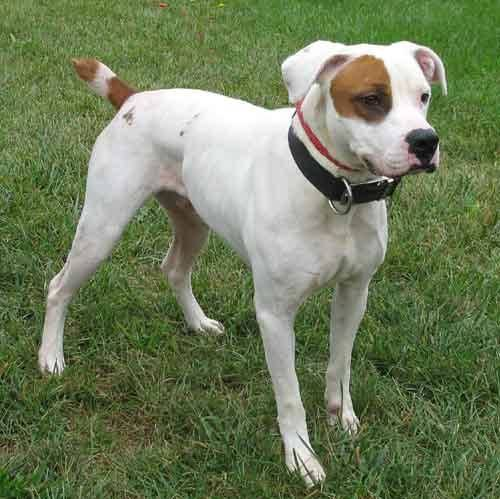
#> input picture dog.790.jpg, 500 x 499 px
$ jupyter execute 'Image Translations.ipynb'
#> lines starting #> are read from the running program, lines starting #| are printed output that depends on the picture
### Translations
An affine transform that shifts position of an image
uses cv2.warpAffine

[cell 1]
import cv2
import numpy as np

#read the image path
image = cv2.imread('../dog.790.jpg')
#> image is the input picture: shape (499, 500, 3); mean B, G, R 90.1, 124.2, 111.1

# Geting the height and width of the image
height, width = image.shape[:2]
#> height = 499; width = 500
print('height',height,'px')
#| height 499 px
print('width',width,'px')
#| width 500 px

quarter_height, quarter_width = height/4, width/4
#> quarter_height = 124.8; quarter_width = 125
print('Quarter height',quarter_height,'px')
#| Quarter height 124.75 px
print('Quarter width',quarter_width,'px')
#| Quarter width 125.0 px


T = np.float32([[1,0, quarter_width], [0,1, quarter_height]])
#> T = [[1, 0, 125], [0, 1, 124.8]]

# Using warpAffine to transform the image using T
img_translation = cv2.warpAffine(image, T, (width, height))
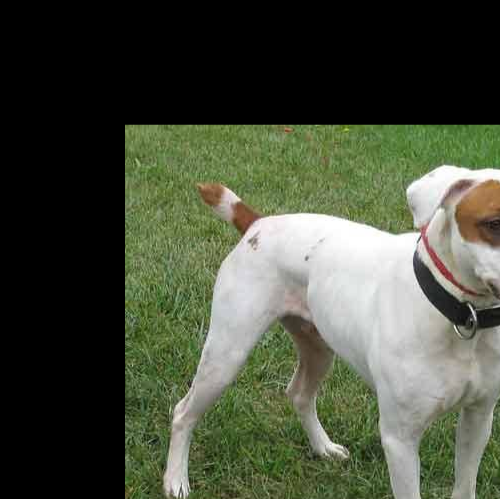
#> img_translation: shape (499, 500, 3); mean B, G, R 60.8, 77.6, 71.9
cv2.imshow('Translated image', img_translation)
cv2.waitKey(0)
cv2.destroyAllWindows()

[cell 2]
# printing the translation matrix
print(T)
#| [[  1.     0.   125.  ]
#|  [  0.     1.   124.75]]

$ run again, with tobago.jpg copied over dog.790.jpg
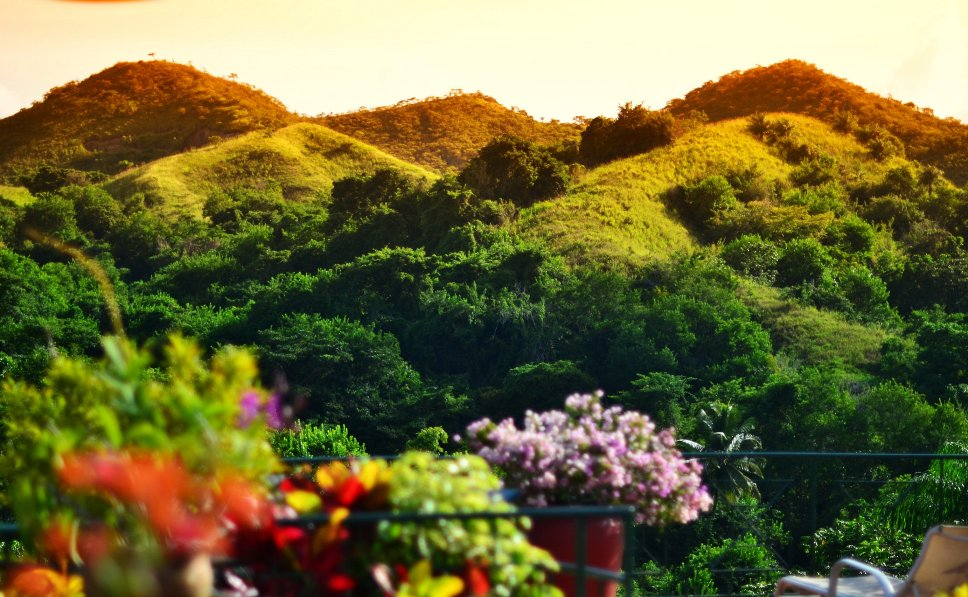
#> input picture tobago.jpg, 968 x 597 px
#> image is the input picture: shape (597, 968, 3); mean B, G, R 57.2, 104.8, 110.5
#| height 597 px
#| width 968 px
#| Quarter height 149.25 px
#| Quarter width 242.0 px
#> `img_translation = cv2.warpAffine(image, T, (width, height))`:
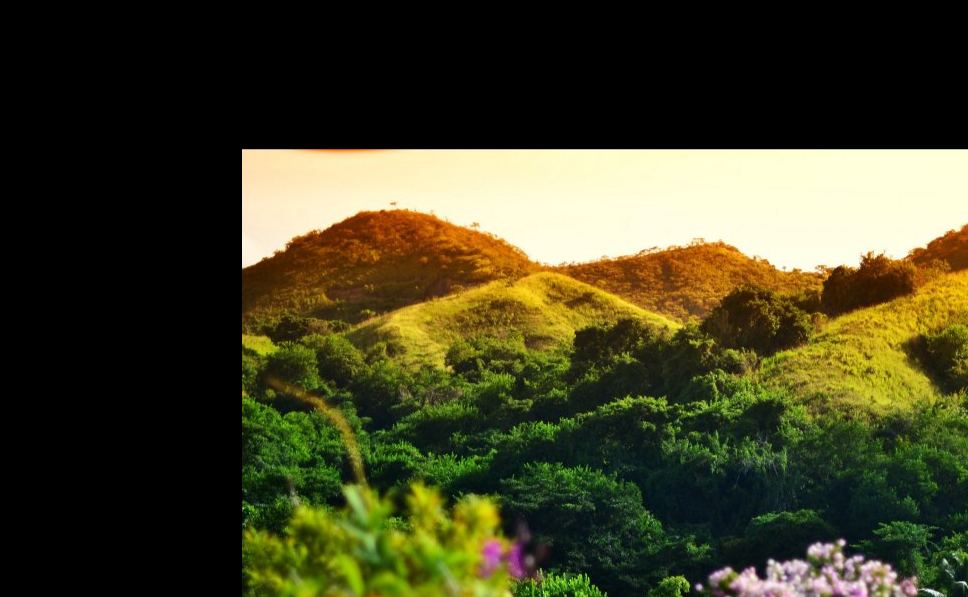
#> img_translation: shape (597, 968, 3); mean B, G, R 37, 65.1, 66.7
#| [[  1.     0.   242.  ]
#|  [  0.     1.   149.25]]
